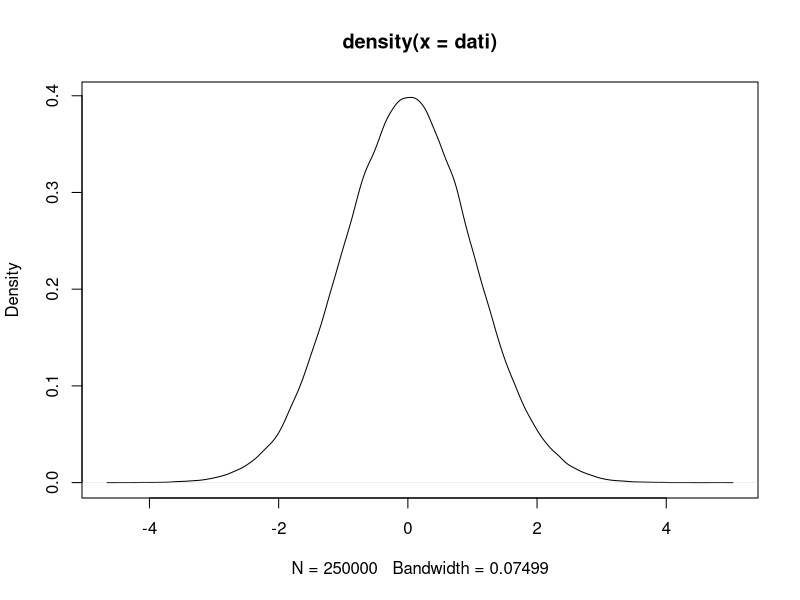

Write R code to recreate this figure.
dati <- matrix(ncol=500, nrow=500)
for(i in 1:500)
dati[i,] <- rnorm(500)
medie <- apply(dati, 2, mean)
plot(density(dati))